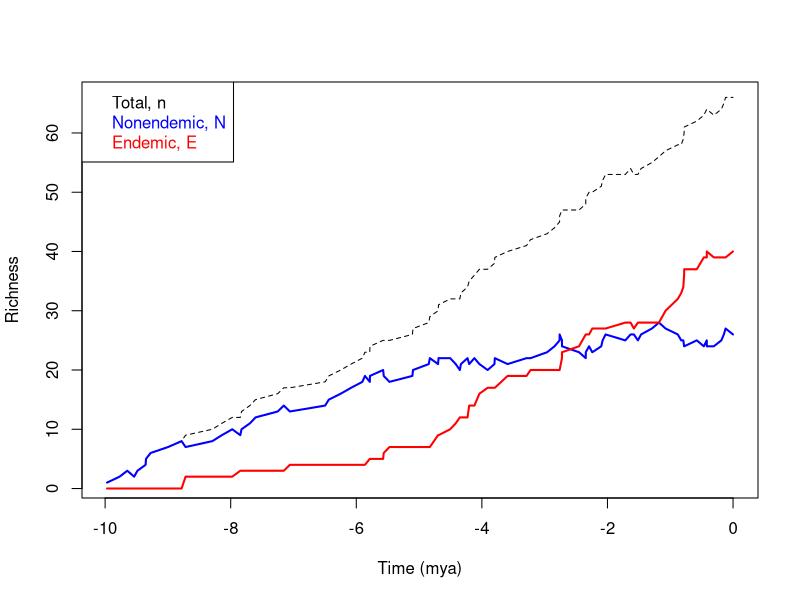
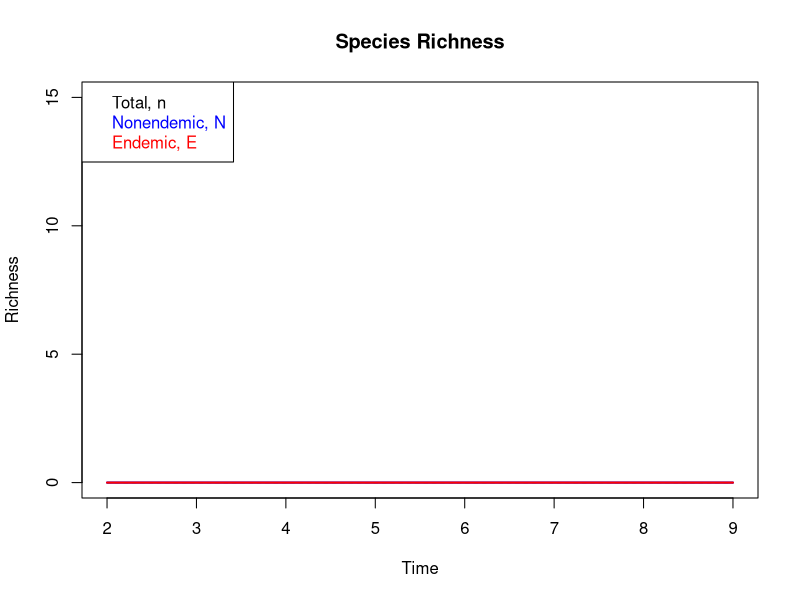

These charts were generated, in order, by the following R code:
#### DAISIE model with mainland speciation and immigration ####
# by Mark Wright & Alvaro Rodriguez
remove(list=ls())
set.seed(23)



#### Parameters ####
N <- 0 # number of nonendemic species
E <- 0 # number of endemic species
n <- N + E # number of combined nonendemic and endemic species
M <- 1000 # number of mainland species
t <- -10 # present time is now t=0 and perspective is looking backwards in time = t
gamma <- 0.005 # rate of immigration
lambda.c <- 0.05 # rate of cladogenesis
lambda.a <- 0.05 # rate of anagenesis
mu <- 0.012 # rate of extinction
total.rate <- (M-N)*gamma + n*(lambda.c + mu)+ N*lambda.a  # adjusted per capita rates
# values in parentheses are for scenarios with constant area
# rate of immigration (low = 0.001 (0.1), high = 0.1 (0.3))
# rate of cladogenesis (L = 0.00001, H = 0.00005 DI, 0.001 DD)
# rate of anagenesis (L = 0.1, H = 10)
# rate of extinction (L = 1, H = 10 (3))
richness <- data.frame(matrix(ncol = 4)) # convert to matrix
colnames(richness) <- cbind("t", "N", "E", "n")
row <- 1



#### Functions ####
dt <- as.numeric(rexp(1, rate = total.rate))
t <- t + dt # define the time of the first event



#### Simulation ####
while(t <= 0){
  event <- sample(c("immigration", "cladogenesis_N", "cladogenesis_E", "anagenesis", "extinction_N", "extinction_E"),
                  size = 1, replace = T,  prob = c((M-N)*gamma, N*lambda.c, E*lambda.c, N*lambda.a, N*mu, E*mu))
  if(event == "immigration"){
    N <- N + 1
  } else if (event == "cladogenesis_N"){
    N <- N - 1
    E <- E + 2
  } else if (event == "cladogenesis_E"){
    E <- E + 1
  } else if (event == "anagenesis"){
    N <- N - 1
    E <- E + 1
  } else if (event == "extinction_N"){
    N <- N - 1
  } else if (event == "extinction_E"){
    E <- E - 1
  }
  n <- N + E
  for(i in 1:4){richness[row, i] <- c(t, N, E, n)[i]}
  row <- row + 1
  total.rate <- (M-N)*gamma + n*(lambda.c + mu)+ N*lambda.a  # adjusted per capita rates
  dt <- rexp(1, rate = total.rate)
  t <- t + dt
  }



#### Plot the simulation ####
plot(data = richness, n~t, type = "l", lty = 2,
     xlab = "Time (mya)",
     ylab = "Richness")
lines(data = richness, N~t, col = "blue", lwd = 2)
lines(data = richness, E~t, col = "red", lwd = 2)
legend(x = "topleft",
       legend = c("Total, n", "Nonendemic, N", "Endemic, E"),
       text.col = c("black", "blue", "red"))



########################################## THIS IS NOT YET FUNCTIONAL
#### Replicate the simulation ####
# dataframe of median richness at 5 points (t = 0.2, 0.5, 0.9)
# adjust t so that 1.0 is tend instead of arbitrary time value
# reset necessary parameters so that script lines can run consecutively
median.richness <- data.frame(cbind(0,0,0,0,0,0,0,0,0,0))
colnames(median.richness) <- cbind("Rep", "2N", "2E", "2n", "5N", "5E", "5n", "9N", "9E", "9n")
for(i in 1:100){
  t <- dt
  E <- 0
  N <- 0
  n <- 0
  richness <- data.frame(cbind(0,0,0,0))
  colnames(richness) <- cbind("t", "N", "E", "n")
  row <- 1
  while(t <= 1){event <- sample(c("immigration",
                                "cladogenesis",
                                "anagenesis",
                                "extinction"),
                              size = 1, # try changing to n to see what happens, but make sure n = 1 if so
                              replace = T,
                              prob = c(gamma/total.rate,
                                       lambda.c/total.rate,
                                       lambda.a/total.rate,
                                       mu/total.rate))
  if(event == "immigration"){
    N <- N + 1
  } else if (event == "cladogenesis" & N >= 1){
    N <- N - 1
    E <- E + 2
  } else if (event == "anagenesis" & N >= 1){
    N <- N - 1
    E <- E + 1
  } else if (event == "extinction" & N >= 1 & E >= 1){
    extinction <- sample(c("N", "E"),
                         size = 1,
                         prob = c(0.5,0.5))
    if(extinction == "N"){
      N <- N - 1
    } else if(extinction == "E"){
      E <- E - 1
    }
  }
  n <- N + E
  for(j in 1:4){richness[row, j] <- c(t, N, E, n)[j]}
  row <- row + 1
  dt <- rexp(1, rate = 1/total.rate)
  t <- t + dt
  }
  median.richness[i,1] <- i
  median.richness[i,2] <- richness[which.min(abs(richness$t - 0.2)),2]
  median.richness[i,3] <- richness[which.min(abs(richness$t - 0.2)),3]
  median.richness[i,4] <- richness[which.min(abs(richness$t - 0.2)),4]
  median.richness[i,5] <- richness[which.min(abs(richness$t - 0.5)),2]
  median.richness[i,6] <- richness[which.min(abs(richness$t - 0.5)),3]
  median.richness[i,7] <- richness[which.min(abs(richness$t - 0.5)),4]
  median.richness[i,8] <- richness[which.min(abs(richness$t - 0.9)),2]
  median.richness[i,9] <- richness[which.min(abs(richness$t - 0.9)),3]
  median.richness[i,10] <- richness[which.min(abs(richness$t - 0.9)),4]
}



#### Plot the simulation replicated 1000 times ####
mean.median.richness <- data.frame(matrix(0, ncol = 4, nrow = 3))
colnames(mean.median.richness) <- cbind("Time", "N", "E", "n")
mean.median.richness$Time[1] <- 2
mean.median.richness$N[1] <- mean(median.richness$`2N`)
mean.median.richness$E[1] <- mean(median.richness$`2E`)
mean.median.richness$n[1] <- mean(median.richness$`2n`)
mean.median.richness$Time[2] <- 5
mean.median.richness$N[2] <- mean(median.richness$`5N`)
mean.median.richness$E[2] <- mean(median.richness$`5E`)
mean.median.richness$n[2] <- mean(median.richness$`5n`)
mean.median.richness$Time[3] <- 9
mean.median.richness$N[3] <- mean(median.richness$`9N`)
mean.median.richness$E[3] <- mean(median.richness$`9E`)
mean.median.richness$n[3] <- mean(median.richness$`9n`)



plot(data = mean.median.richness, n~Time, type = "l", lty = 2,
     main = "Species Richness",
     xlab = "Time",
     ylab = "Richness",
     ylim = c(0,15))
lines(data = mean.median.richness, N~Time, col = "blue", lwd = 2)
lines(data = mean.median.richness, E~Time, col = "red", lwd = 2)
legend(x = "topleft",
       legend = c("Total, n", "Nonendemic, N", "Endemic, E"),
       text.col = c("black", "blue", "red"))

#
